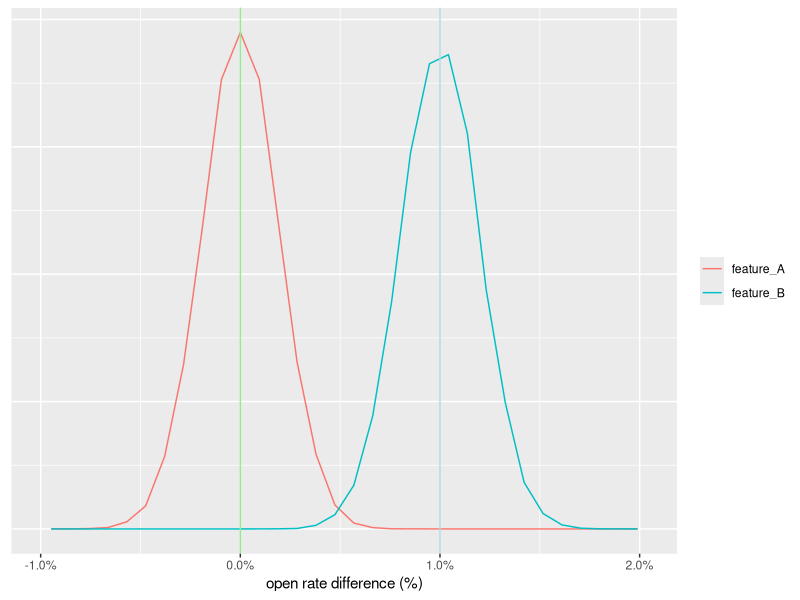
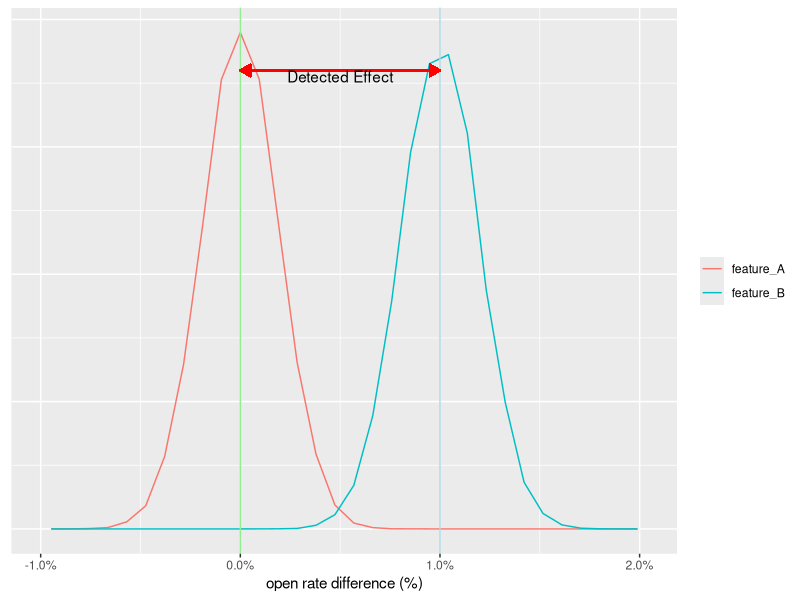
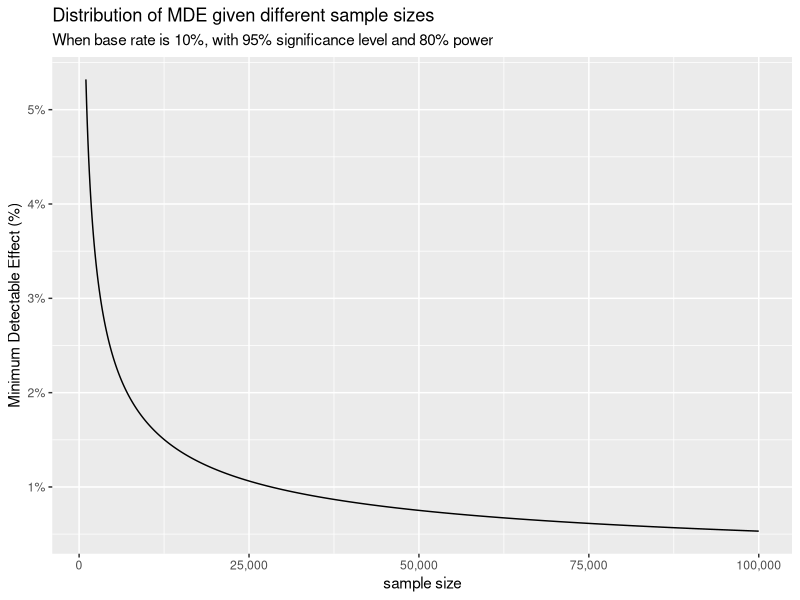

These charts were generated, in order, by the following R code:
library(data.table)
library(dplyr)
library(ggplot2)

# initial params ----------------------------------------------------------

n_rep <- 10^5
p <- 0.1
p_effect <- 0.11
n <- 10^5


# plot effects ------------------------------------------------------------

base_rate <- rbinom(n_rep, n/2, p)/(n/2)
no_effect <- rbinom(n_rep, n/2, p)/(n/2)

rate_effect <- rbinom(n_rep, n/2, p_effect)/(n/2)

dt <- data.table(feature_A = no_effect - base_rate, 
				 feature_B = rate_effect - base_rate) %>% 
	melt(measure.vars = c("feature_A", "feature_B"))

p <- ggplot(data = dt, aes(x = value, color = variable)) + 
		geom_freqpoly() + 
		labs(x = "open rate difference (%)", y = NULL, color = NULL) + 
		scale_x_continuous(labels = scales::percent) +
		theme(axis.text.y=element_blank(),
			  axis.ticks.y = element_blank()) + 
		geom_vline(xintercept = 0, color = "lightgreen") + 
		geom_vline(xintercept = 0.01, color = "lightblue")
p

p + geom_segment(aes(x = 0, xend = 0.01, y = 18000, yend = 18000), 
			 	 color = "red",
			 	 arrow = arrow(length=unit(0.30, "cm"), ends = "both", type = "closed")) + 
	annotate("text", x = 0.005, y = 18000, label = "Detected Effect", vjust = 1)


# MDE ---------------------------------------------------------------------

calculateMinimumDetectableEffect <- function(p1, n, prop_of_treatment = 0.5, alpha = 0.05, beta = 0.2) {
    M <- qt(1-alpha/2, n - 1) + qt(1-beta, n - 1)
    variance <- p1 * (1 - p1)
    weight <- (prop_of_treatment * (1 - prop_of_treatment) * n)
    M * sqrt(variance / weight)
}

n_seq <- seq.int(1000, 100000, by = 100)
mde_dist <- data.table(n = n_seq, MDE = calculateMinimumDetectableEffect(0.1, n_seq))

ggplot(mde_dist, aes(x = n, y = MDE)) + 
	geom_line() + 
	scale_x_continuous(labels = scales::comma) +
	scale_y_continuous(labels = scales::percent) +
	labs(title = "Distribution of MDE given different sample sizes",
		 subtitle = "When base rate is 10%, with 95% significance level and 80% power",
		 x = "sample size", y = "Minimum Detectable Effect (%)")